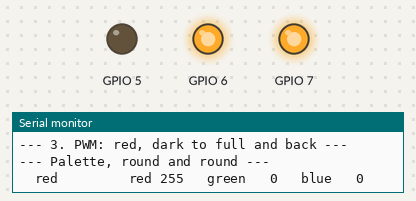
Simulated run of this program. Board: ESP32-C3. Shown: output pins drawn as LEDs (lit = HIGH), the last lines printed to the serial monitor.

Above: at 12.6 s.
At 13.7 s:
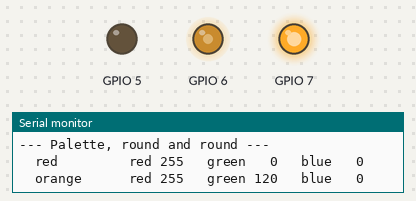
At 14.8 s:
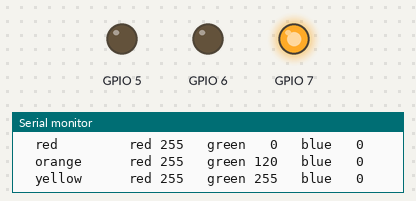
At 17.05 s:
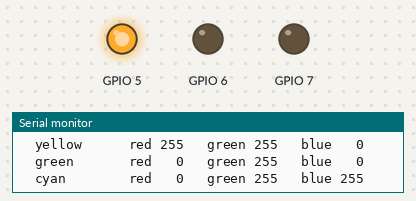
At 19.3 s:
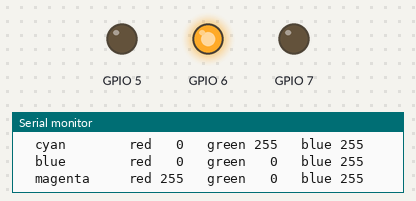
At 21.55 s:
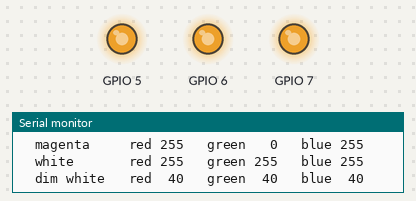
Timing chart, 0 to 24.3 s (numbered marks = the images above):
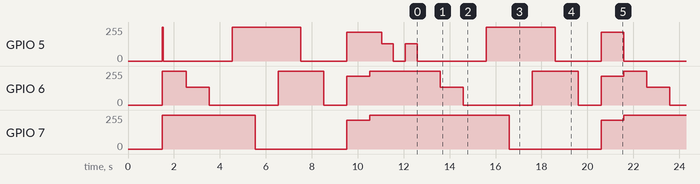

Measured:
- by itself, GPIO 5: 255/255 → 0/255 at 1.5 s, → 255/255 3.0 s later, → 0/255 3.0 s later, → 214/255 2.0 s later, … (20 changes in this stretch)
- by itself, GPIO 6: 255/255 → 134/255 at 2.5 s, → 0/255 1.0 s later, → 255/255 3.0 s later, → 0/255 2.0 s later, … (24 changes in this stretch)
- by itself, GPIO 7: 255/255 → 0/255 at 5.5 s, → 214/255 4.0 s later, → 255/255 1.0 s later, → 0/255 6.1 s later, … (12 changes in this stretch)

The program:

main.cpp
```cpp
/*
 * Lesson 08 - instructor demo
 * Structs, Classes and PWM
 *
 * At startup: what a struct copy does, then a walk through a palette of
 * named colours, then one slow fade. After that the palette repeats.
 *
 * Wiring, RGB LED with a common anode:
 *   longest pin -> 3V3
 *   red         -> GPIO 5, through 100 ohm
 *   green       -> GPIO 6, through 100 ohm
 *   blue        -> GPIO 7, through 100 ohm
 *
 * Serial monitor: 115200
 *
 * To see the class pay off: open src/RgbLed.cpp, set USE_PWM to false,
 * upload. The LED falls back to eight colours. This file is not touched.
 */

#include <Arduino.h>
#include <stdint.h>

#include "Colour.h"
#include "RgbLed.h"

// ---------------------------------------------------------------------------
// CONFIGURATION
// ---------------------------------------------------------------------------

static const uint8_t PIN_RED = 5U;
static const uint8_t PIN_GREEN = 6U;
static const uint8_t PIN_BLUE = 7U;

static const uint32_t PALETTE_STEP_MS = 1000U;
static const uint32_t FADE_STEP_MS = 4U;
static const uint8_t FADE_MAX = 255U;

// ---------------------------------------------------------------------------
// COLOURS
// ---------------------------------------------------------------------------

static const Colour RED = { 255U, 0U, 0U };
static const Colour ORANGE = { 255U, 120U, 0U };
static const Colour YELLOW = { 255U, 255U, 0U };
static const Colour GREEN = { 0U, 255U, 0U };
static const Colour CYAN = { 0U, 255U, 255U };
static const Colour BLUE = { 0U, 0U, 255U };
static const Colour MAGENTA = { 255U, 0U, 255U };
static const Colour WHITE = { 255U, 255U, 255U };
static const Colour DIM_WHITE = { 40U, 40U, 40U };

/* A struct can hold another struct. An array can hold structs. */
struct NamedColour {
    const char *name;
    Colour colour;
};

static const NamedColour PALETTE[] = {
    { "red", RED },
    { "orange", ORANGE },
    { "yellow", YELLOW },
    { "green", GREEN },
    { "cyan", CYAN },
    { "blue", BLUE },
    { "magenta", MAGENTA },
    { "white", WHITE },
    { "dim white", DIM_WHITE },
};

static const uint8_t PALETTE_COUNT = (uint8_t)(sizeof(PALETTE) / sizeof(PALETTE[0]));

// ---------------------------------------------------------------------------
// THE LED
// ---------------------------------------------------------------------------

// Created here, before setup() runs. The constructor only remembers the
// pins; begin() in setup() is where the hardware is touched.
static RgbLed led(PIN_RED, PIN_GREEN, PIN_BLUE);

// ---------------------------------------------------------------------------
// HELPERS
// ---------------------------------------------------------------------------

/* -> reaches a field through a pointer. c->red is the same as (*c).red. */
static void printColour(const char *label, const Colour *c) {
    Serial.printf("  %-10s  red %3u   green %3u   blue %3u\n",
                  label,
                  (unsigned)c->red,
                  (unsigned)c->green,
                  (unsigned)c->blue);
}

// ---------------------------------------------------------------------------
// PART 1: STRUCTS
// ---------------------------------------------------------------------------

static void demoStructs(void) {
    Serial.println();
    Serial.println("--- 1. A struct is a value ---");

    const Colour warm = { 255U, 120U, 0U };
    printColour("warm", &warm);
    Serial.printf("  sizeof(Colour) = %u bytes\n", (unsigned)sizeof(Colour));

    Colour a = { 10U, 20U, 30U };
    Colour b = a;
    b.red = 99U;
    Serial.println("  b = a, then b.red = 99:");
    printColour("a", &a);
    printColour("b", &b);
    Serial.println("  a did not change: b is a copy, not a second name for a.");
}

// ---------------------------------------------------------------------------
// PART 2: THE CLASS AT WORK
// ---------------------------------------------------------------------------

static void demoPalette(void) {
    Serial.println();
    Serial.println("--- 2. One object, many colours ---");

    for (uint8_t i = 0U; i < PALETTE_COUNT; i++) {
        printColour(PALETTE[i].name, &PALETTE[i].colour);
        led.setColour(PALETTE[i].colour);
        delay(PALETTE_STEP_MS);
    }
    led.off();
}

// ---------------------------------------------------------------------------
// PART 3: PWM
// ---------------------------------------------------------------------------

/* Red from dark to full and back. With USE_PWM false this becomes a
 * single hard switch halfway up. */
static void demoFade(void) {
    Serial.println();
    Serial.println("--- 3. PWM: red, dark to full and back ---");

    Colour c = { 0U, 0U, 0U };

    for (uint16_t level = 0U; level <= FADE_MAX; level++) {
        c.red = (uint8_t)level;
        led.setColour(c);
        delay(FADE_STEP_MS);
    }
    for (int16_t level = FADE_MAX; level >= 0; level--) {
        c.red = (uint8_t)level;
        led.setColour(c);
        delay(FADE_STEP_MS);
    }
    led.off();
}

// ---------------------------------------------------------------------------
// ENTRY POINTS
// ---------------------------------------------------------------------------

void setup(void) {
    Serial.begin(115200);
    delay(1500U);

    led.begin();

    Serial.println();
    Serial.println("Lesson 08 - Structs, Classes and PWM");

    demoStructs();
    demoPalette();
    demoFade();

    Serial.println();
    Serial.println("--- Palette, round and round ---");
}

void loop(void) {
    static uint32_t last_step_ms = 0U;
    static uint8_t index = 0U;

    const uint32_t now = millis();
    if ((now - last_step_ms) < PALETTE_STEP_MS) {
        return;
    }
    last_step_ms = now;

    printColour(PALETTE[index].name, &PALETTE[index].colour);
    led.setColour(PALETTE[index].colour);

    index = (uint8_t)(index + 1U);
    if (index >= PALETTE_COUNT) {
        index = 0U;
    }
}
```

Colour.h
```cpp
/*
 * Colour.h - one colour as three brightness levels.
 */

#pragma once

#include <stdint.h>

/* Each channel runs from 0 (off) to 255 (full brightness). */
struct Colour {
    uint8_t red;
    uint8_t green;
    uint8_t blue;
};
```

RgbLed.h
```cpp
/*
 * RgbLed.h - an RGB LED with a common anode, one pin per colour.
 *
 * The class hides two details from everyone who uses it:
 *   - how a channel is driven: plain on/off, or PWM
 *   - that the logic is inverted: on a common anode LED, LOW or duty 0
 *     means full brightness
 *
 * Callers only ever say what colour they want.
 */

#pragma once

#include <stdint.h>

#include "Colour.h"

class RgbLed {
public:
    RgbLed(uint8_t red_pin, uint8_t green_pin, uint8_t blue_pin);

    void begin(void);
    void setColour(Colour c);
    void off(void);

private:
    void writeChannel(uint8_t pin, uint8_t channel, uint8_t level);

    uint8_t m_red;
    uint8_t m_green;
    uint8_t m_blue;
};
```

RgbLed.cpp
```cpp
/*
 * RgbLed.cpp - how the LED is actually driven.
 *
 * Everything in this file is private business of the class. main.cpp never
 * sees any of it.
 */

#include <Arduino.h>

#include "RgbLed.h"

// ---------------------------------------------------------------------------
// CONFIGURATION
// ---------------------------------------------------------------------------

// Set this to false and upload: the same class now drives the LED with plain
// digitalWrite. Eight colours instead of millions, and main.cpp does not
// change by a single character. That is the point of the class.
//static const bool USE_PWM = false;
static const bool USE_PWM = true;

static const uint32_t PWM_FREQ_HZ = 5000U;
static const uint8_t PWM_BITS = 8U;
static const uint8_t PWM_MAX = 255U;

// PWM is produced by channels, not by pins. The ESP32-C3 has six; the class
// takes the first three and connects one pin to each. Nothing outside this
// file ever hears about channels.
// One RgbLed object per program: a second one would claim the same channels.
static const uint8_t CHANNEL_RED = 0U;
static const uint8_t CHANNEL_GREEN = 1U;
static const uint8_t CHANNEL_BLUE = 2U;

// In on/off mode a channel counts as on from half brightness upwards.
static const uint8_t DIGITAL_THRESHOLD = 128U;

// ---------------------------------------------------------------------------
// PUBLIC
// ---------------------------------------------------------------------------

/* Remember the pins. Do not touch the hardware yet: an object created
 * outside any function exists before the chip is ready for it. */
RgbLed::RgbLed(uint8_t red_pin, uint8_t green_pin, uint8_t blue_pin)
    : m_red(red_pin), m_green(green_pin), m_blue(blue_pin) {
}

/* Touch the hardware. Called from setup(), when the chip is ready. */
void RgbLed::begin(void) {
    if (USE_PWM) {
        ledcSetup(CHANNEL_RED, PWM_FREQ_HZ, PWM_BITS);
        ledcSetup(CHANNEL_GREEN, PWM_FREQ_HZ, PWM_BITS);
        ledcSetup(CHANNEL_BLUE, PWM_FREQ_HZ, PWM_BITS);

        ledcAttachPin(m_red, CHANNEL_RED);
        ledcAttachPin(m_green, CHANNEL_GREEN);
        ledcAttachPin(m_blue, CHANNEL_BLUE);
    } else {
        pinMode(m_red, OUTPUT);
        pinMode(m_green, OUTPUT);
        pinMode(m_blue, OUTPUT);
    }

    // A freshly set up channel starts at duty 0, and on a common anode LED
    // duty 0 is full brightness. Switch off at once, or the LED flashes white
    // every time the board starts.
    off();
}

void RgbLed::setColour(Colour c) {
    writeChannel(m_red, CHANNEL_RED, c.red);
    writeChannel(m_green, CHANNEL_GREEN, c.green);
    writeChannel(m_blue, CHANNEL_BLUE, c.blue);
}

void RgbLed::off(void) {
    const Colour black = { 0U, 0U, 0U };
    setColour(black);
}

// ---------------------------------------------------------------------------
// PRIVATE
// ---------------------------------------------------------------------------

/* The only place in the whole program that knows the LED is inverted. */
void RgbLed::writeChannel(uint8_t pin, uint8_t channel, uint8_t level) {
    if (USE_PWM) {
        ledcWrite(channel, (uint32_t)(PWM_MAX - level));
    } else {
        digitalWrite(pin, (level >= DIGITAL_THRESHOLD) ? LOW : HIGH);
    }
}
```
